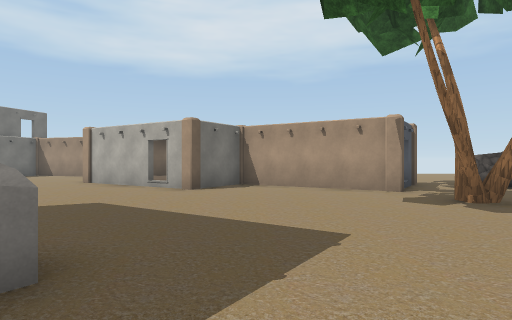
view 1 (above)

24 first-person views from a walk through a 3-D level made in the Unity game engine. The camera is 1.4 m above the floor, looks level and sees 75° across. The floor is counted in squares, 2 m on a side. Each view is taken from the middle of a square. On the plan, view 1 faces up. The plan holds only what a view shows up to about 10 squares ahead; the rest is blank. The place goes on beyond the plan. The player is left out. Some animated figures are not drawn. Door leaves are left out, so doorways stand open. Some surface patterns are stand-ins.

view 2
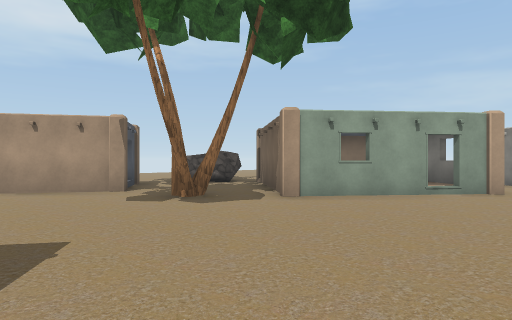

view 3
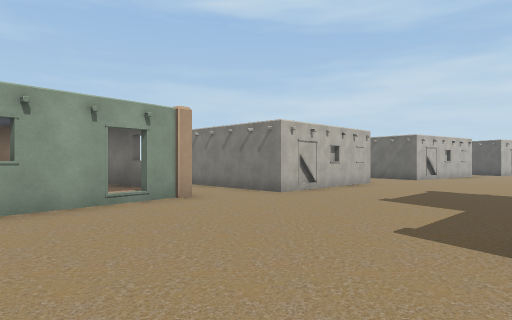

view 4
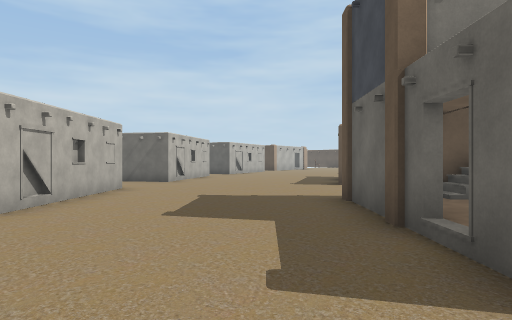

view 5
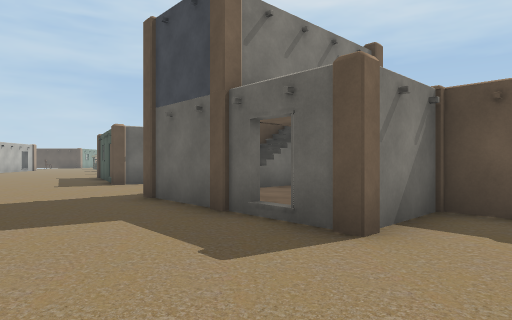

view 6
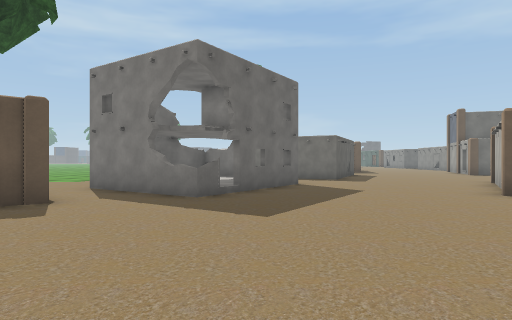

view 7
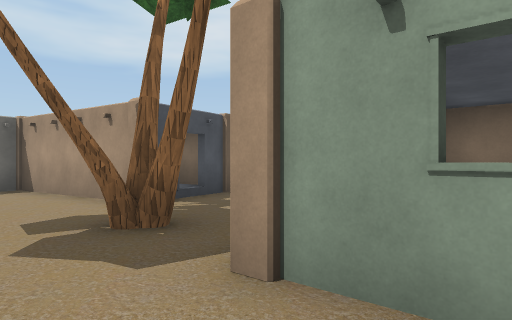

view 8
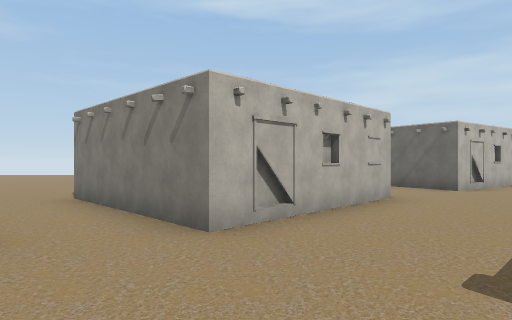

view 9
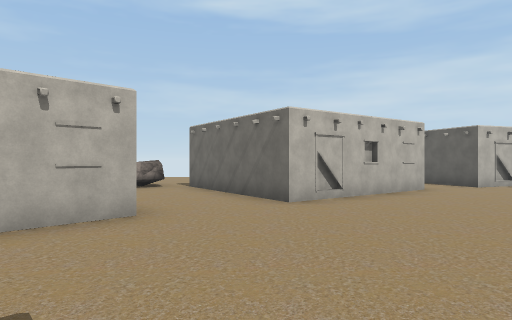

view 10
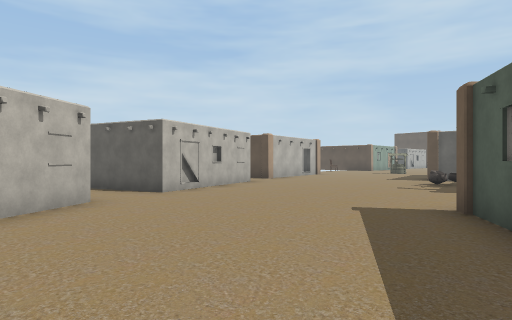

view 11
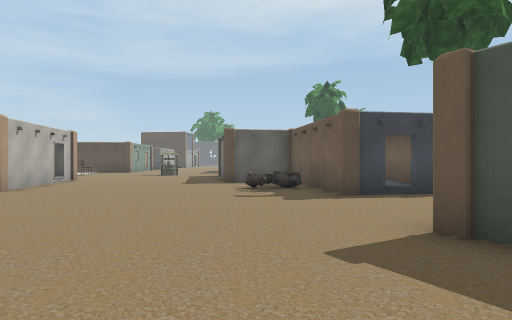

view 12
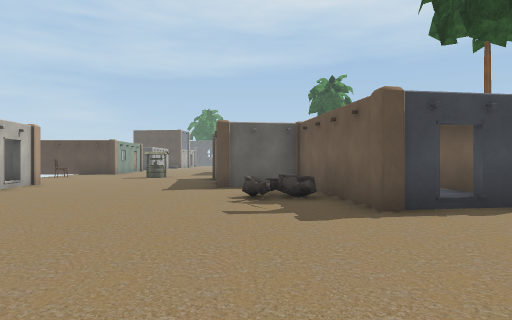

view 13
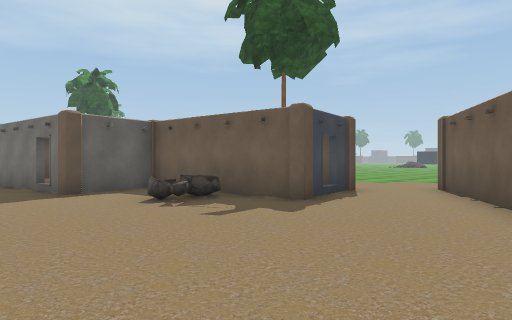

view 14
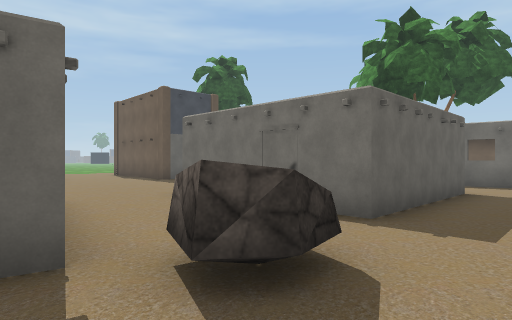

view 15
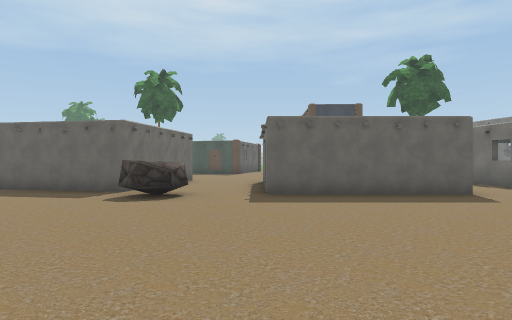

view 16
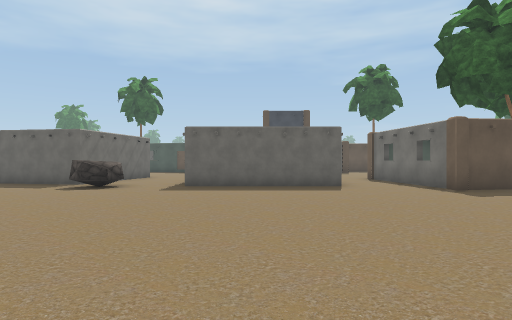

view 17
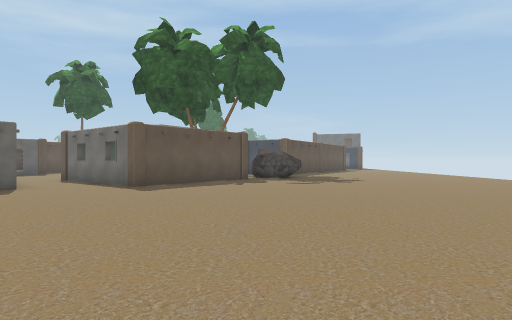

view 18
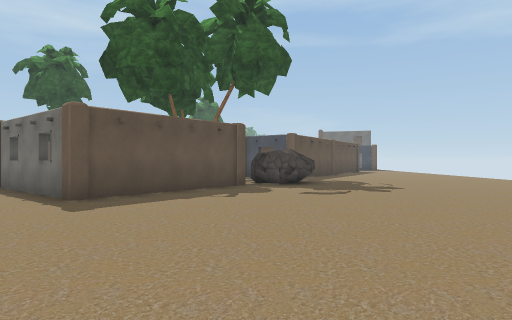

view 19
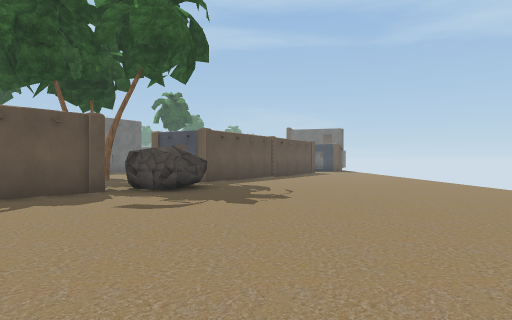

view 20
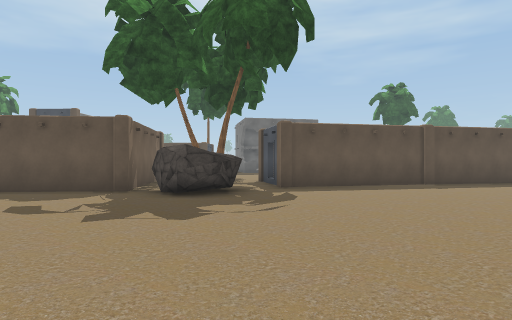

view 21
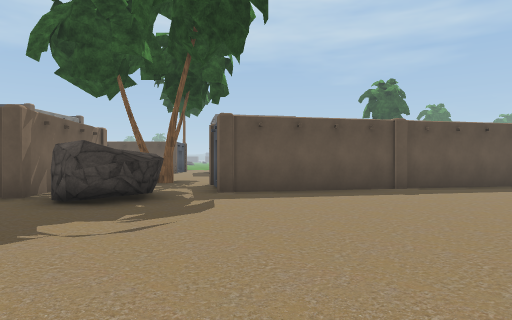

view 22
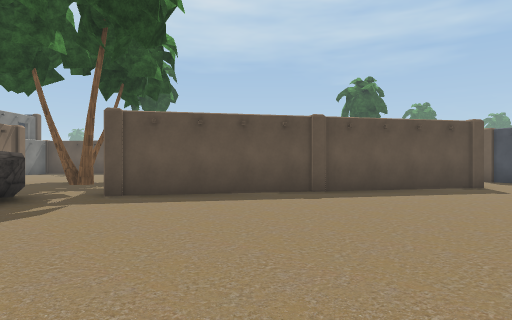

view 23
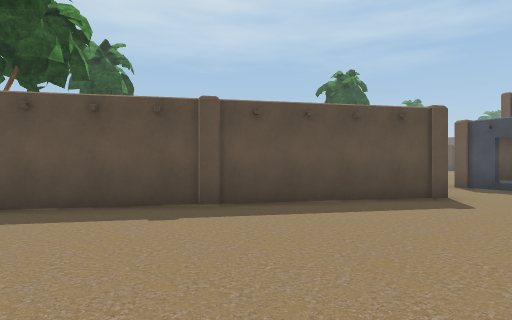

view 24
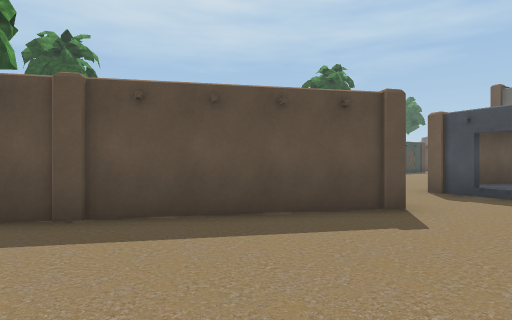

### Floor plan
Key: @ floor where view 1 was taken; # wall or solid block; . floor; / step, stairs or slope; B building; R rock; T tree.
Columns run from 5 left of view 1 to 20 right of it. Each row starts with its distance up from view 1.
 16 B  ............
 15 .................
 14 ..#................
 13    BB ..............
 12     ##...............
 11       B#...............
 10 #B  BB  #...R...........
  9 .B###.#  #.RR............
  8 ...BB..#B..RR.............
  7 ............B#B...........
  6 .........T.BB B#.........
  5 ........TT.#   B#.........
  4 #B........#B   B..........
  3 BBBB.......BB BB..........
  2    BB........BB..#........
  1    B.........B..# B.......
  0 #BBB.@.........#   B......
 -1  .#  #  .......B   BB....
 -2  ..     ........B BB.RR..
 -3        #BBB......BB...R..
 -4        BB BB.........#B..
 -5            BB......#B  #.
 -6           BB.......B   BB
 -7         BBB  .......B
 -8          B   .......BB
 -9              B#........
-10                 .......##B
-11                B......B
-12                 #.....#
-13               B#.......#
-14             ##.........B
-15            .............
-16            ...#/B.......BB
-17               # BRR.....#
-18               B  RR.....#
-19                  B......#
-20                  #B#....BB
-21                    B.....

Positions as (right, up) in squares from view 1, and headings:
1: (0, 0), facing up
2: (0, 0), facing up-right
3: (2, 0), facing right
4: (4, 0), facing down-right
5: (5, 1), facing down
6: (5, 3), facing left
7: (5, 2), facing up
8: (6, -1), facing right
9: (8, -5), facing right
10: (10, -7), facing down-right
11: (13, -9), facing down
12: (13, -11), facing down
13: (16, -12), facing down-left
14: (19, -2), facing left
15: (20, 4), facing down-left
16: (20, 7), facing down-left
17: (20, 8), facing left
18: (17, 8), facing left
19: (15, 11), facing left
20: (11, 15), facing down-left
21: (9, 15), facing down-left
22: (7, 16), facing down-left
23: (4, 16), facing down-left
24: (2, 16), facing down-left
